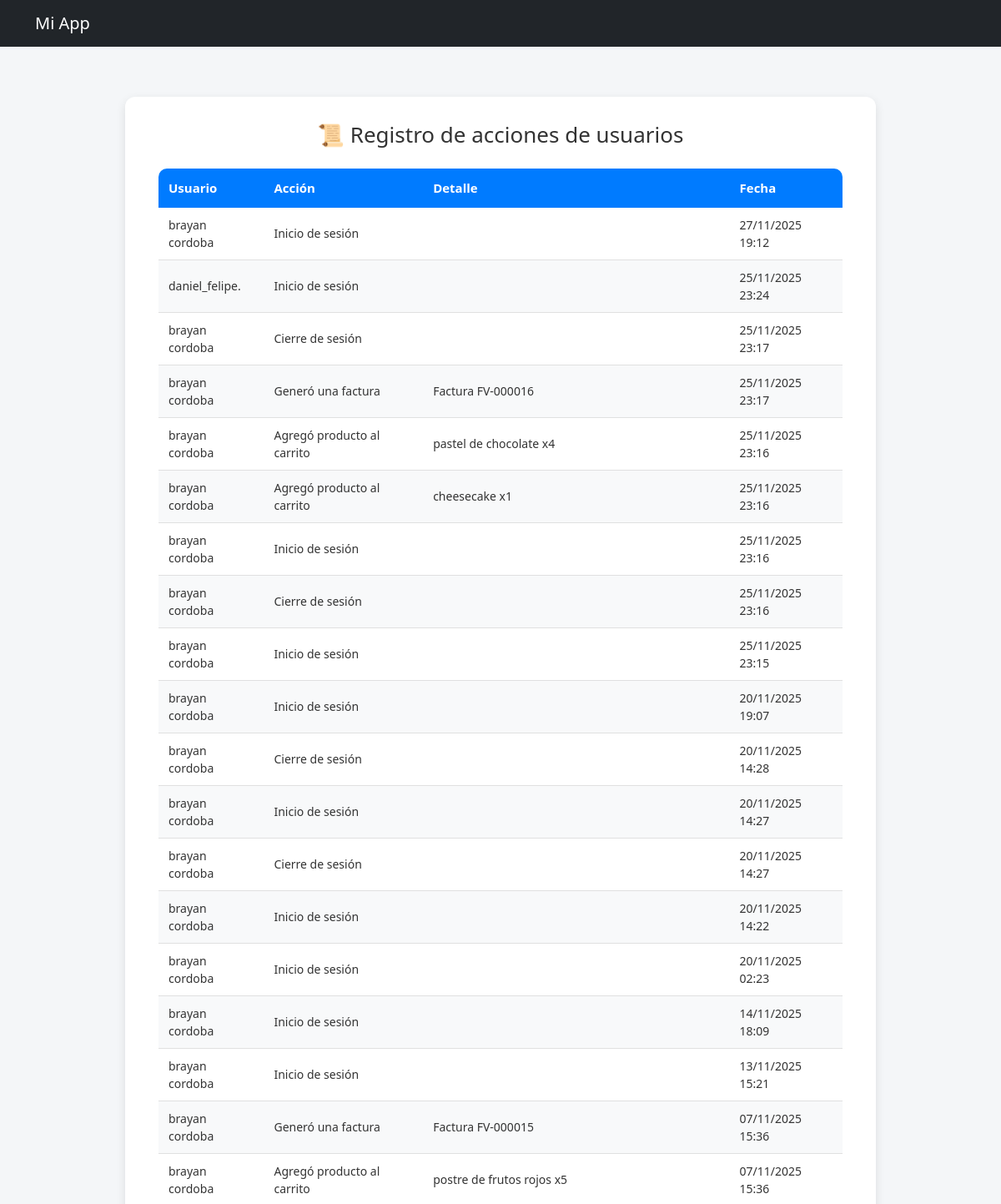
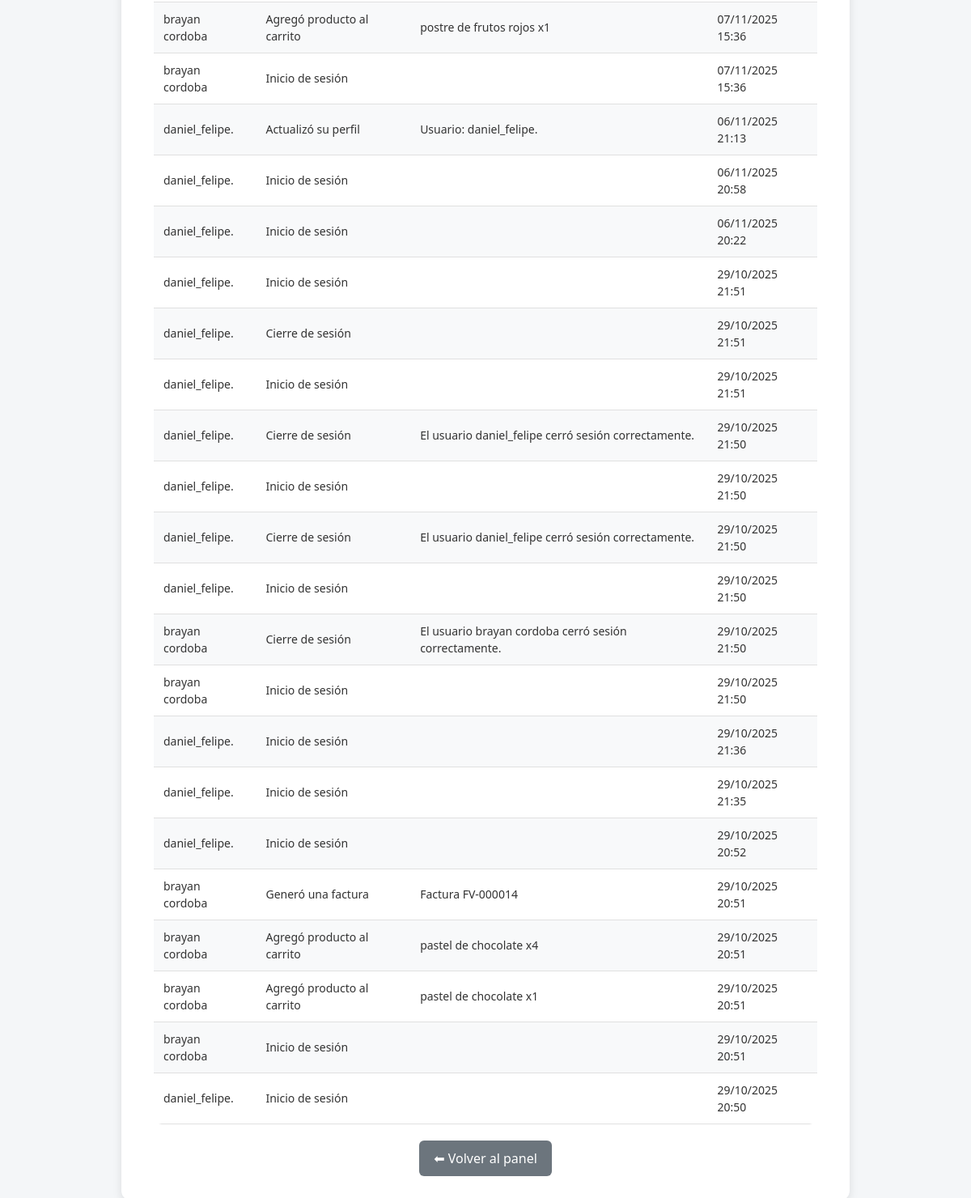
/usuarios/acciones/ (signed in), run on the app's committed database (2 pictures, top to bottom).
### usuarios/models.py (models this page shows, shortened)
class AccionUsuario(models.Model):
    usuario = models.ForeignKey(User, on_delete=models.CASCADE)
    accion = models.CharField(max_length=255)
    fecha = models.DateTimeField(auto_now_add=True)
    detalle = models.TextField(blank=True, null=True)

### usuarios/views.py (the view)
# urls.py: path('acciones/', views.ver_acciones, name='ver_acciones'),
@user_passes_test(lambda u: u.is_superuser)
def ver_acciones(request):
    from .models import AccionUsuario
    acciones = AccionUsuario.objects.select_related("usuario").order_by("-fecha")
    return render(request, "usuarios/ver_acciones.html", {"acciones": acciones})

### usuarios/templates/usuarios/ver_acciones.html (shortened to what this page needs)
{% extends 'base.html' %}
{% block content %}
<div class="acciones-container">
    <h2>📜 Registro de acciones de usuarios</h2>
    {% if acciones %}
    <table>
        <thead>
            <tr>
                <th>Usuario</th>
                <th>Acción</th>
                <th>Detalle</th>
                <th>Fecha</th>
            </tr>
        </thead>
        <tbody>
            {% for a in acciones %}
            <tr>
                <td>{{ a.usuario.username }}</td>
                <td>{{ a.accion }}</td>
                <td>{{ a.detalle }}</td>
                <td>{{ a.fecha|date:"d/m/Y H:i" }}</td>
            </tr>
            {% endfor %}
        </tbody>
    </table>
    {% else %}
    <div class="no-acciones">No hay acciones registradas todavía.</div>
    {% endif %}
    <div style="text-align:center;">
        <a href="{% url 'admin_home' %}" class="btn-volver">⬅ Volver al panel</a>
    </div>
</div>
{% endblock %}

### usuarios/templates/usuarios/ver_acciones.html (style rules this page uses)
body { background-color: #f4f6f8; font-family: "Segoe UI", Arial, sans-serif; }
.acciones-container { max-width: 900px; margin: 60px auto; background: #fff; padding: 30px 40px; border-radius: 12px; box-shadow: 0 4px 12px rgba(0,0,0,0.1); }
h2 { text-align: center; color: #333; margin-bottom: 25px; font-size: 26px; }
table { width: 100%; border-collapse: collapse; border-radius: 10px; overflow: hidden; }
th { background-color: #007bff; color: white; text-align: left; padding: 12px; font-size: 15px; }
td { padding: 10px 12px; border-bottom: 1px solid #e0e0e0; font-size: 14px; color: #333; }
tr:nth-child(even) { background-color: #f8f9fa; }
.btn-volver { display: inline-block; margin-top: 20px; background-color: #6c757d; color: white; padding: 10px 18px; border-radius: 6px; text-decoration: none; transition: background-color 0.3s; }

### data on the page
AccionUsuario: usuario.username "brayan cordoba", accion "Inicio de sesión", fecha "27/11/2025 19:12"
AccionUsuario: usuario.username "daniel_felipe.", accion "Inicio de sesión", fecha "25/11/2025 23:24"
AccionUsuario: usuario.username "brayan cordoba", accion "Cierre de sesión", fecha "25/11/2025 23:17"
AccionUsuario: usuario.username "brayan cordoba", accion "Generó una factura", detalle "Factura FV-000016", fecha "25/11/2025 23:17"
AccionUsuario: usuario.username "brayan cordoba", accion "Agregó producto al carrito", detalle "pastel de chocolate x4", fecha "25/11/2025 23:16"
AccionUsuario: usuario.username "brayan cordoba", accion "Agregó producto al carrito", detalle "cheesecake x1", fecha "25/11/2025 23:16"
AccionUsuario: usuario.username "brayan cordoba", accion "Inicio de sesión", fecha "25/11/2025 23:16"
AccionUsuario: usuario.username "brayan cordoba", accion "Cierre de sesión", fecha "25/11/2025 23:16"
AccionUsuario: usuario.username "brayan cordoba", accion "Inicio de sesión", fecha "25/11/2025 23:15"
AccionUsuario: usuario.username "brayan cordoba", accion "Inicio de sesión", fecha "20/11/2025 19:07"
AccionUsuario: usuario.username "brayan cordoba", accion "Cierre de sesión", fecha "20/11/2025 14:28"
AccionUsuario: usuario.username "brayan cordoba", accion "Inicio de sesión", fecha "20/11/2025 14:27"
AccionUsuario: usuario.username "brayan cordoba", accion "Cierre de sesión", fecha "20/11/2025 14:27"
AccionUsuario: usuario.username "brayan cordoba", accion "Inicio de sesión", fecha "20/11/2025 14:22"
AccionUsuario: usuario.username "brayan cordoba", accion "Inicio de sesión", fecha "20/11/2025 02:23"
AccionUsuario: usuario.username "brayan cordoba", accion "Inicio de sesión", fecha "14/11/2025 18:09"
AccionUsuario: usuario.username "brayan cordoba", accion "Inicio de sesión", fecha "13/11/2025 15:21"
AccionUsuario: usuario.username "brayan cordoba", accion "Generó una factura", detalle "Factura FV-000015", fecha "07/11/2025 15:36"
AccionUsuario: usuario.username "brayan cordoba", accion "Agregó producto al carrito", detalle "postre de frutos rojos x5", fecha "07/11/2025 15:36"
AccionUsuario: usuario.username "brayan cordoba", accion "Agregó producto al carrito", detalle "postre de frutos rojos x1", fecha "07/11/2025 15:36"
AccionUsuario: usuario.username "brayan cordoba", accion "Inicio de sesión", fecha "07/11/2025 15:36"
AccionUsuario: usuario.username "daniel_felipe.", accion "Actualizó su perfil", detalle "Usuario: daniel_felipe.", fecha "06/11/2025 21:13"
AccionUsuario: usuario.username "daniel_felipe.", accion "Inicio de sesión", fecha "06/11/2025 20:58"
AccionUsuario: usuario.username "daniel_felipe.", accion "Inicio de sesión", fecha "06/11/2025 20:22"
AccionUsuario: usuario.username "daniel_felipe.", accion "Inicio de sesión", fecha "29/10/2025 21:51"
AccionUsuario: usuario.username "daniel_felipe.", accion "Cierre de sesión", fecha "29/10/2025 21:51"
AccionUsuario: usuario.username "daniel_felipe.", accion "Inicio de sesión", fecha "29/10/2025 21:51"
AccionUsuario: usuario.username "daniel_felipe.", accion "Cierre de sesión", detalle "El usuario daniel_felipe cerró sesión correctamente.", fecha "29/10/2025 21:50"
AccionUsuario: usuario.username "daniel_felipe.", accion "Inicio de sesión", fecha "29/10/2025 21:50"
AccionUsuario: usuario.username "daniel_felipe.", accion "Cierre de sesión", detalle "El usuario daniel_felipe cerró sesión correctamente.", fecha "29/10/2025 21:50"
AccionUsuario: usuario.username "daniel_felipe.", accion "Inicio de sesión", fecha "29/10/2025 21:50"
AccionUsuario: usuario.username "brayan cordoba", accion "Cierre de sesión", detalle "El usuario brayan cordoba cerró sesión correctamente.", fecha "29/10/2025 21:50"
AccionUsuario: usuario.username "brayan cordoba", accion "Inicio de sesión", fecha "29/10/2025 21:50"
AccionUsuario: usuario.username "daniel_felipe.", accion "Inicio de sesión", fecha "29/10/2025 21:36"
AccionUsuario: usuario.username "daniel_felipe.", accion "Inicio de sesión", fecha "29/10/2025 21:35"
AccionUsuario: usuario.username "daniel_felipe.", accion "Inicio de sesión", fecha "29/10/2025 20:52"
AccionUsuario: usuario.username "brayan cordoba", accion "Generó una factura", detalle "Factura FV-000014", fecha "29/10/2025 20:51"
AccionUsuario: usuario.username "brayan cordoba", accion "Agregó producto al carrito", detalle "pastel de chocolate x4", fecha "29/10/2025 20:51"
AccionUsuario: usuario.username "brayan cordoba", accion "Agregó producto al carrito", detalle "pastel de chocolate x1", fecha "29/10/2025 20:51"
AccionUsuario: usuario.username "brayan cordoba", accion "Inicio de sesión", fecha "29/10/2025 20:51"
AccionUsuario: usuario.username "daniel_felipe.", accion "Inicio de sesión", fecha "29/10/2025 20:50"
